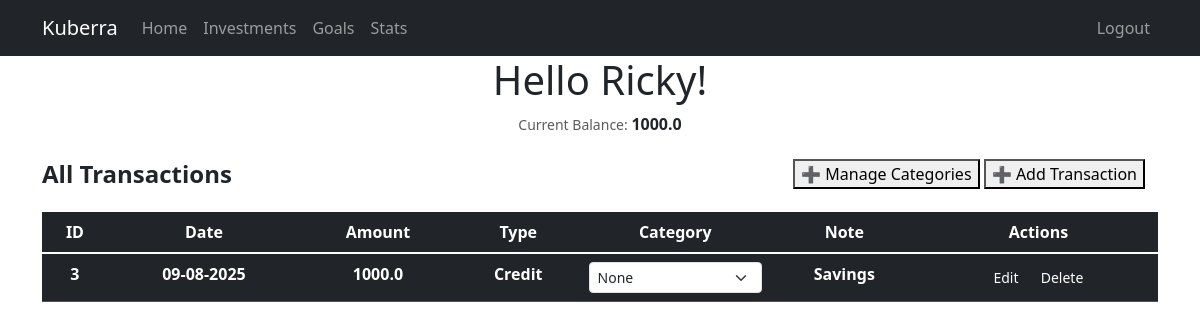
The app's page / (signed in) with its own data.
### website/models.py (models this page shows)
class User(db.Model, UserMixin):
    id = db.Column(db.Integer, primary_key=True)
    username = db.Column(db.String(150), unique=True, nullable=False)
    email = db.Column(db.String(150), unique=True, nullable=False)
    password = db.Column(db.String(150), nullable=False)
    date_created = db.Column(db.DateTime(timezone=True), server_default=func.now())
    transactions = db.relationship('Transaction', backref='owner', lazy=True)
    categories = db.relationship('Category', backref='owner', lazy=True)

class Transaction(db.Model):
    id = db.Column(db.Integer, primary_key=True)
    txn_date = db.Column(db.DateTime(timezone=True), server_default=func.now())
    amount = db.Column(db.Float, nullable=False)
    txn = db.Column(db.String(6), nullable=False, server_default='DEBIT')
    note = db.Column(db.String, nullable=True)
    category_id = db.Column(db.Integer, db.ForeignKey('category.id'), nullable=True)
    user_id = db.Column(db.Integer, db.ForeignKey('user.id', ondelete='CASCADE'), nullable=False)
    __table_args__ = (
        CheckConstraint("txn IN ('CREDIT', 'DEBIT')", name="check_txn_type"),
    )

class Category(db.Model):
    id = db.Column(db.Integer, primary_key=True)
    name = db.Column(db.String(100), nullable=False)
    user_id = db.Column(db.Integer, db.ForeignKey('user.id', ondelete='CASCADE'), nullable=False)
    transactions = db.relationship('Transaction', backref='category', lazy=True)

### website/views.py (the view, shortened to what this page needs)
@views.route('/', methods=['GET', 'POST'])
@login_required
def home():
    transactions = Transaction.query.filter_by(user_id=current_user.id).order_by(Transaction.txn_date.desc()).all()
    balance = 0
    for t in transactions:
        if t.txn == "CREDIT":
            balance += t.amount
        else:
            balance -= t.amount
    categories = Category.query.filter_by(user_id=current_user.id).all()
    return render_template('index.html', transaction=transactions, categories=categories, balance=balance, user=current_user)

### website/__init__.py (called while the page is built)
def create_app():
    app = Flask(__name__)
    app.config['SECRET_KEY'] = 'duckthisshitimout'
    app.config['SQLALCHEMY_DATABASE_URI'] = f'sqlite:///{NAME}'
    db.init_app(app)
    from .views import views
    from .auth import auth
    app.register_blueprint(views, url_prefix='/')
    app.register_blueprint(auth, url_prefix='/')
    from .models import User, Category, Transaction
    create_db(app)
    manager = LoginManager()
    manager.login_view = 'auth.login'
    manager.init_app(app)
    @manager.user_loader
    def load_user(user_id):
        return User.query.get(int(user_id))
    return app

### website/templates/index.html (shortened to what this page needs)
{% extends "base.html" %}
{% block content %}
    <h1 align="center">Hello {{ current_user.username.capitalize() }}!</h1>
    <p align="center"><small class="text-body-secondary">Current Balance: </small><b>{{ balance }}</b></p>
    <table class="table table-hover table-dark">
        <div class="d-flex justify-content-between align-items-center mb-3">
            <h4 class="mb-0"><b>All Transactions</b></h4>
            <a href="#" class="btn">
                <button type="button" data-bs-toggle="modal" data-bs-target="#categoryModal">
                    ➕ Manage Categories
                </button>
                <button onclick="toggleForm()" id="toggleBtn">➕ Add Transaction</button>
            </a>
        </div>
        <thead align="center" class="table-dark">
        <tr>
            <th scope="col">ID</th>
            <th scope="col">Date</th>
            <th scope="col">Amount</th>
            <th scope="col">Type</th>
            <th scope="col">Category</th>
            <th scope="col">Note</th>
            <th scope="col">Actions</th>
        </tr>
        </thead>
        <tbody class="table-group-divider" align="center">
        {% for t in transaction %}
        <tr>
            <th>{{ t.id }}</th>
            <th>{{ t.txn_date.strftime('%d-%m-%Y') if t.txn_date else '' }}</th>
            <th>{{ t.amount }}</th>
            <th>{{ t.txn.capitalize() }}</th>
            <th>
                <form method="POST" action="{{ url_for('views.update_category', id=t.id) }}">
                    <select name="category_id" class="form-select form-select-sm" onchange="this.form.submit()">
                        {% for c in categories %}
                            <option value="{{ c.id }}" {% if t.category_id == c.id %}selected{% endif %}>
                                {{ c.name.capitalize() }}
                            </option>
                        {% endfor %}
                    </select>
                </form>
            </th>
            <th>{{ t.note.capitalize() }}</th>
            <th>
                <a class="btn btn-dark btn-sm" href="/edit/{{ t.id }}" role="button">Edit</a>
                <a class="btn btn-dark btn-sm" href="/delete/{{ t.id }}" role="button">Delete</a>
            </th>
        </tr>
        {% endfor %}
        </tbody>
    </table>
{% endblock %}

### records on screen
User: username "Ricky"
Transaction: id "3", txn_date "09-08-2025", amount "1000.0", txn "Credit", category_id "None", note "Savings"

### other values on screen
{{ balance }} "1000.0"
